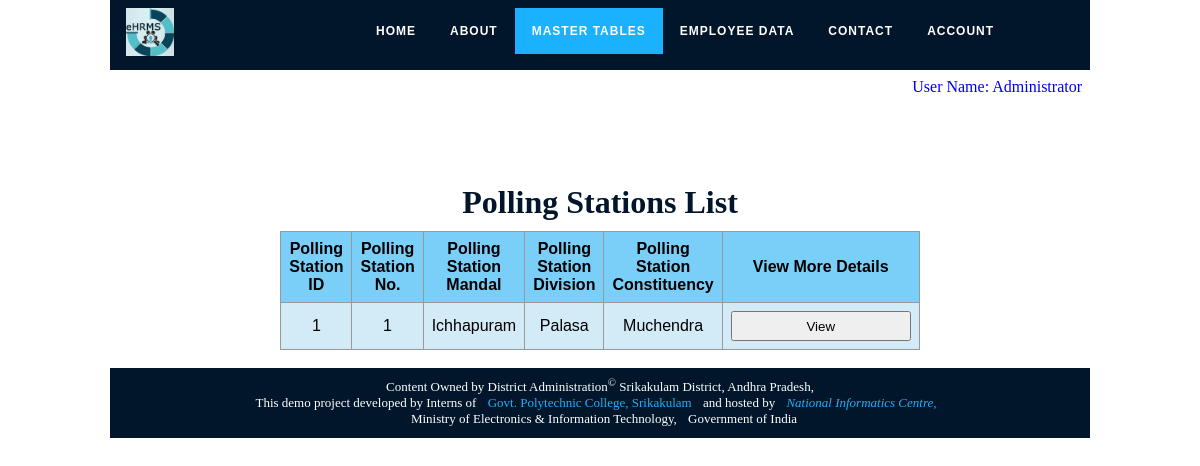
Screenshot of /ehrms/polling_station_view.php (signed in) with the database file from the repository.
### tables this page shows
CREATE TABLE `polling_station` (
  `ps_id` bigint(20) NOT NULL,
  `ps_code` int(11) NOT NULL,
  `ps_mandal_code` int(11) NOT NULL,
  `ps_division_code` int(11) NOT NULL,
  `ps_constituency_code` int(11) NOT NULL,
  `ps_no` varchar(10) NOT NULL,
  `ps_name` varchar(60) NOT NULL,
  `no_of_voters` int(11) NOT NULL,
  `allot_flag` varchar(10) NOT NULL,
  `ps_type_code` int(11) NOT NULL,
  `distribution_center` varchar(100) NOT NULL,
  `distribution_reporting` varchar(100) NOT NULL,
  `reception_center` varchar(100) NOT NULL,
  `reception_reporting` varchar(100) NOT NULL,
  `client_ip_address` varchar(20) NOT NULL,
  `record_creation_ts` timestamp NOT NULL DEFAULT current_timestamp(),
  `record_updation_ts` timestamp NOT NULL DEFAULT current_timestamp() ON UPDATE current_timestamp()
);

CREATE TABLE `mandal` (
  `mandal_id` bigint(20) NOT NULL,
  `mandal_code` int(11) NOT NULL,
  `mandal_name` varchar(30) NOT NULL,
  `division_code` int(11) NOT NULL,
  `client_ip_address` varchar(20) NOT NULL,
  `record_creation_ts` timestamp NOT NULL DEFAULT current_timestamp(),
  `record_updation_ts` timestamp NOT NULL DEFAULT current_timestamp() ON UPDATE current_timestamp()
);

CREATE TABLE `division` (
  `division_id` int(11) NOT NULL,
  `division_code` int(11) NOT NULL,
  `division_name` varchar(30) NOT NULL,
  `client_ip_address` varchar(20) NOT NULL,
  `record_creation_ts` timestamp NOT NULL DEFAULT current_timestamp(),
  `record_updation_ts` timestamp NOT NULL DEFAULT current_timestamp() ON UPDATE current_timestamp()
);

### ehrms/polling_station_view.php (the view, shortened to what this page needs)
<?php include_once('include/db_connection/session_include.php');
function view_more($ps_id){
  $btn="<form name='view_more' id='view_more' action='polling_station_view_more.php' method='POST'>
  <input type='hidden' value='".$ps_id."' name='ps_id' id='ps_id'>
  <input type='submit' name='edit_button' id='edit_button' value='View'></form>";
  return $btn;
}
?>
<html>
<head>
</head>
<body>
<?php include_once('include/db_connection/db_connection.php'); ?>
<br>
<h1 class="div-class">Polling Stations List</h1>
<table class="centered-table">
<tr><th>Polling Station ID</th><th>Polling Station No.</th><th>Polling Station Mandal</th><th>Polling Station Division</th><th>Polling Station Constituency</th><th>View More Details</th></tr>
<?php
$sql = "SELECT `polling_station`.`ps_id`, `polling_station`.`ps_code`, `polling_station`.`ps_mandal_code`, `polling_station`.`ps_division_code`, `polling_station`.`ps_constituency_code`, `polling_station`.`ps_no`, `polling_station`.`ps_name`, `polling_station`.`no_of_voters`, `polling_station`.`allot_flag`, `polling_station`.`ps_type_code`, `polling_station`.`distribution_center`, `polling_station`.`distribution_reporting`, `polling_station`.`reception_center`, `polling_station`.`reception_reporting`,
`mandal`.`mandal_name`, `division`.`division_name`, `constituency`.`ps_constituency_name`, `ps_type`.`ps_type_name` FROM `polling_station`
JOIN `mandal` ON `polling_station`.`ps_mandal_code`=`mandal`.`mandal_code`
JOIN `division` ON `polling_station`.`ps_division_code`=`division`.`division_code`
JOIN `constituency` ON `polling_station`.`ps_constituency_code`=`constituency`.`ps_constituency_code`
JOIN `ps_type` ON `polling_station`.`ps_type_code`=`ps_type`.`ps_type_code` ORDER BY `polling_station`.`ps_id` ASC ";
$result = $conn->query($sql);
if ($result->num_rows > 0) {
  while($row = $result->fetch_assoc()) {
echo "<tr><td>".$row['ps_id']."</td><td>".$row['ps_no']."</td><td>".$row['mandal_name']."</td><td>".$row['division_name']."</td><td>".$row['ps_name']."</td><td>".view_more($row['ps_id'])."</td></tr>";
  }
} else { echo "<tr><td align='center' colspan='3'>(0 Results)</td></tr>"; }
?>
</table>
<br>
<?php include_once('include/php/footer_menu.php'); ?>
</body>
</html>

### rows the page displays
polling_station: ps_id "1", ps_no "1", mandal.mandal_name "Ichhapuram", division.division_name "Palasa", ps_name "Muchendra"

### other values shown
$_SESSION["name"] "Administrator"
